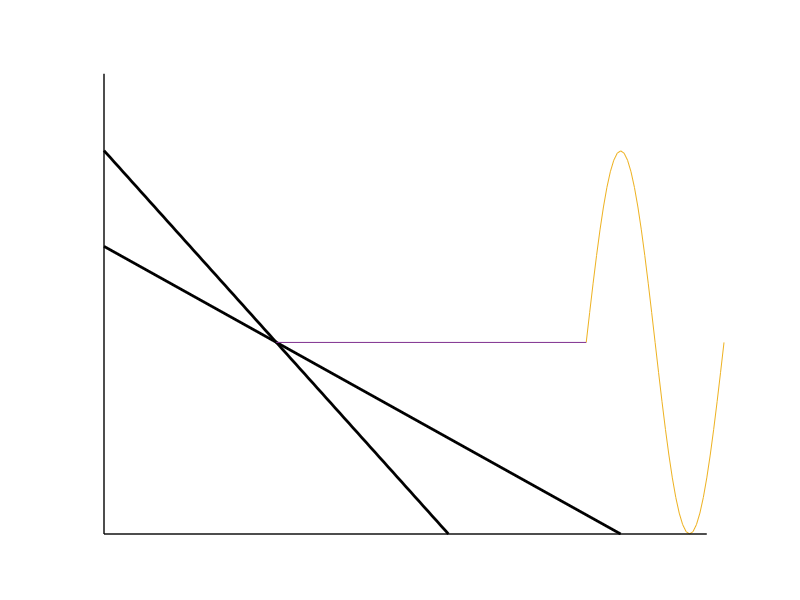
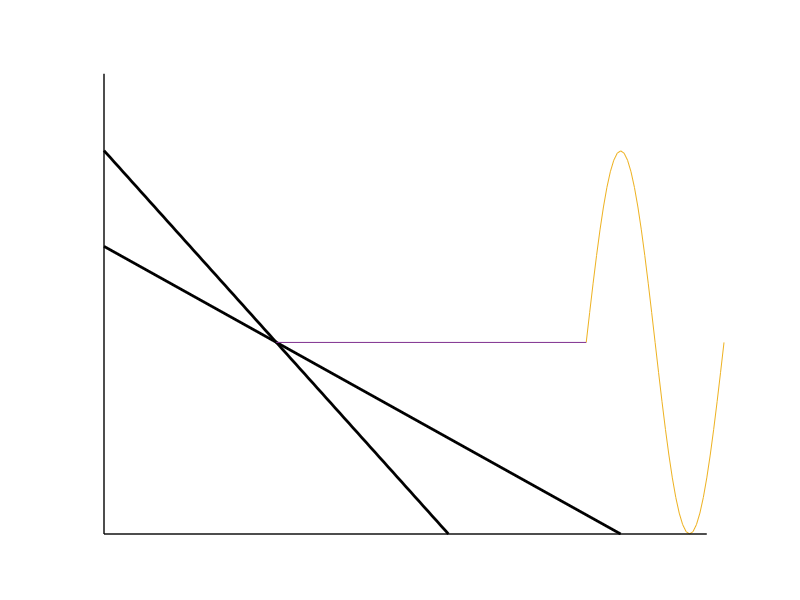

MATLAB code for these plots, in order:
#

clf
hold on

%DC loadline
plot([0,15],[0.01,0],"linewidth",2,"color","black")
%AC loadline
plot([0,10],[0.01333,0],"linewidth",2,"color","black")

x=14:0.1:18;
plot(x,0.00666-0.00666.*sin(x.*pi./2))
plot([5,14],[0.00666,0.00666])

%axis
plot([0,0],[0,0.016],"linewidth",1,"color","black")
plot([0,17.5],[0,0],"linewidth",1,"color","black")

grid off
axis ([0 18 0 0.017])
axis off

print -demf  loadlineACandDCquestionC.emf
print -deps loadlineACandDCquestionC.eps
